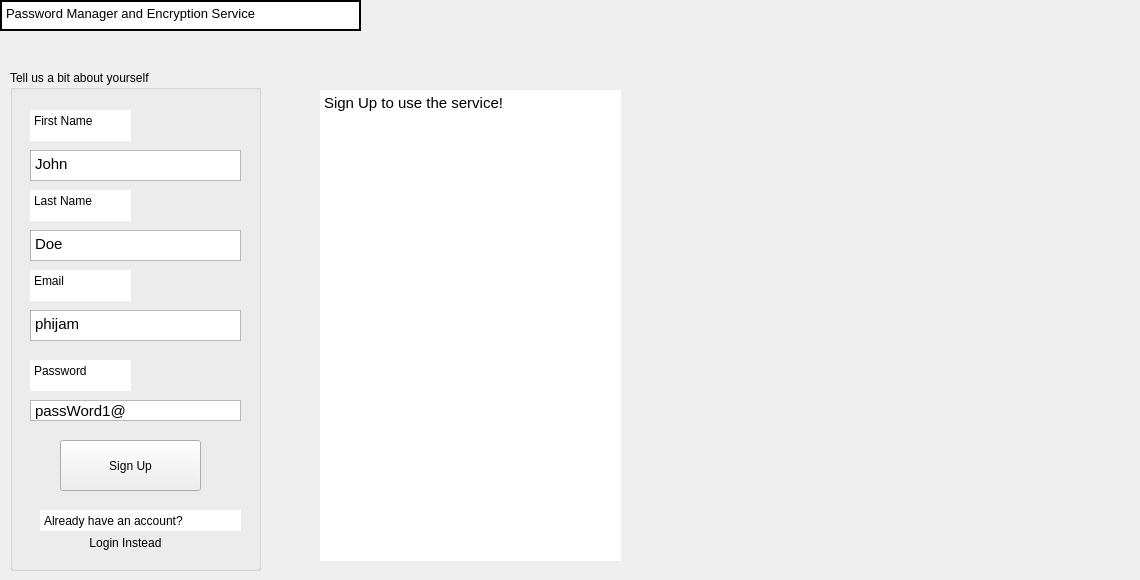
    <widget class="QWidget" name="SignUpPage">
     <widget class="QGroupBox" name="SignUpBox">
      <property name="geometry">
       <rect>
        <x>10</x>
        <y>70</y>
        <width>251</width>
        <height>501</height>
       </rect>
      </property>
      <property name="title">
       <string>Tell us a bit about yourself </string>
      </property>
      <widget class="QTextEdit" name="FirstNameEntry">
       <property name="geometry">
        <rect>
         <x>20</x>
         <y>80</y>
         <width>211</width>
         <height>31</height>
        </rect>
       </property>
       <property name="verticalScrollBarPolicy">
        <enum>Qt::ScrollBarAlwaysOff</enum>
       </property>
       <property name="horizontalScrollBarPolicy">
        <enum>Qt::ScrollBarAlwaysOff</enum>
       </property>
       <property name="html">
        <string>&lt;!DOCTYPE HTML PUBLIC &quot;-//W3C//DTD HTML 4.0//EN&quot; &quot;http://www.w3.org/TR/REC-html40/strict.dtd&quot;&gt;
&lt;html&gt;&lt;head&gt;&lt;meta name=&quot;qrichtext&quot; content=&quot;1&quot; /&gt;&lt;meta charset=&quot;utf-8&quot; /&gt;&lt;style type=&quot;text/css&quot;&gt;
p, li { white-space: pre-wrap; }
hr { height: 1px; border-width: 0; }
li.unchecked::marker { content: &quot;\2610&quot;; }
li.checked::marker { content: &quot;\2612&quot;; }
&lt;/style&gt;&lt;/head&gt;&lt;body style=&quot; font-family:'Noto Sans'; font-size:10pt; font-weight:400; font-style:normal;&quot;&gt;
&lt;p style=&quot; margin-top:0px; margin-bottom:0px; margin-left:0px; margin-right:0px; -qt-block-indent:0; text-indent:0px;&quot;&gt;&lt;span style=&quot; font-family:'Ubuntu'; font-size:11pt;&quot;&gt;John&lt;/span&gt;&lt;/p&gt;&lt;/body&gt;&lt;/html&gt;</string>
       </property>
      </widget>
      <widget class="QPlainTextEdit" name="LastNameDes">
       <property name="geometry">
        <rect>
         <x>20</x>
         <y>120</y>
         <width>101</width>
         <height>31</height>
        </rect>
       </property>
       <property name="frameShape">
        <enum>QFrame::NoFrame</enum>
       </property>
       <property name="readOnly">
        <bool>true</bool>
       </property>
       <property name="plainText">
        <string>Last Name</string>
       </property>
      </widget>
      <widget class="QTextEdit" name="LastNameEntry">
       <property name="geometry">
        <rect>
         <x>20</x>
         <y>160</y>
         <width>211</width>
         <height>31</height>
        </rect>
       </property>
       <property name="verticalScrollBarPolicy">
        <enum>Qt::ScrollBarAlwaysOff</enum>
       </property>
       <property name="horizontalScrollBarPolicy">
        <enum>Qt::ScrollBarAlwaysOff</enum>
       </property>
       <property name="html">
        <string>&lt;!DOCTYPE HTML PUBLIC &quot;-//W3C//DTD HTML 4.0//EN&quot; &quot;http://www.w3.org/TR/REC-html40/strict.dtd&quot;&gt;
&lt;html&gt;&lt;head&gt;&lt;meta name=&quot;qrichtext&quot; content=&quot;1&quot; /&gt;&lt;meta charset=&quot;utf-8&quot; /&gt;&lt;style type=&quot;text/css&quot;&gt;
p, li { white-space: pre-wrap; }
hr { height: 1px; border-width: 0; }
li.unchecked::marker { content: &quot;\2610&quot;; }
li.checked::marker { content: &quot;\2612&quot;; }
&lt;/style&gt;&lt;/head&gt;&lt;body style=&quot; font-family:'Noto Sans'; font-size:10pt; font-weight:400; font-style:normal;&quot;&gt;
&lt;p style=&quot; margin-top:0px; margin-bottom:0px; margin-left:0px; margin-right:0px; -qt-block-indent:0; text-indent:0px;&quot;&gt;&lt;span style=&quot; font-family:'Ubuntu'; font-size:11pt;&quot;&gt;Doe&lt;/span&gt;&lt;/p&gt;&lt;/body&gt;&lt;/html&gt;</string>
       </property>
      </widget>
      <widget class="QPlainTextEdit" name="AccountExistDescp">
       <property name="geometry">
        <rect>
         <x>30</x>
         <y>440</y>
         <width>201</width>
         <height>21</height>
        </rect>
       </property>
       <property name="frameShape">
        <enum>QFrame::NoFrame</enum>
       </property>
       <property name="verticalScrollBarPolicy">
        <enum>Qt::ScrollBarAlwaysOff</enum>
       </property>
       <property name="horizontalScrollBarPolicy">
        <enum>Qt::ScrollBarAlwaysOff</enum>
       </property>
       <property name="plainText">
        <string>Already have an account?</string>
       </property>
      </widget>
      <widget class="QPushButton" name="SignUpBTN">
       <property name="geometry">
        <rect>
         <x>50</x>
         <y>370</y>
         <width>141</width>
         <height>51</height>
        </rect>
       </property>
       <property name="text">
        <string>Sign Up</string>
       </property>
      </widget>
      <widget class="QPlainTextEdit" name="EmailDes">
       <property name="geometry">
        <rect>
         <x>20</x>
         <y>200</y>
         <width>101</width>
         <height>31</height>
        </rect>
       </property>
       <property name="frameShape">
        <enum>QFrame::NoFrame</enum>
       </property>
       <property name="readOnly">
        <bool>true</bool>
       </property>
       <property name="plainText">
        <string>Email</string>
       </property>
      </widget>
      <widget class="QTextEdit" name="EmailEntry">
       <property name="geometry">
        <rect>
         <x>20</x>
         <y>240</y>
         <width>211</width>
         <height>31</height>
        </rect>
       </property>
       <property name="verticalScrollBarPolicy">
        <enum>Qt::ScrollBarAlwaysOff</enum>
       </property>
       <property name="horizontalScrollBarPolicy">
        <enum>Qt::ScrollBarAlwaysOff</enum>
       </property>
       <property name="html">
        <string>&lt;!DOCTYPE HTML PUBLIC &quot;-//W3C//DTD HTML 4.0//EN&quot; &quot;http://www.w3.org/TR/REC-html40/strict.dtd&quot;&gt;
&lt;html&gt;&lt;head&gt;&lt;meta name=&quot;qrichtext&quot; content=&quot;1&quot; /&gt;&lt;meta charset=&quot;utf-8&quot; /&gt;&lt;style type=&quot;text/css&quot;&gt;
p, li { white-space: pre-wrap; }
hr { height: 1px; border-width: 0; }
li.unchecked::marker { content: &quot;\2610&quot;; }
li.checked::marker { content: &quot;\2612&quot;; }
&lt;/style&gt;&lt;/head&gt;&lt;body style=&quot; font-family:'Noto Sans'; font-size:10pt; font-weight:400; font-style:normal;&quot;&gt;
&lt;p style=&quot; margin-top:0px; margin-bottom:0px; margin-left:0px; margin-right:0px; -qt-block-indent:0; text-indent:0px;&quot;&gt;&lt;span style=&quot; font-family:'Ubuntu'; font-size:11pt;&quot;&gt;phijam&lt;/span&gt;&lt;/p&gt;&lt;/body&gt;&lt;/html&gt;</string>
       </property>
      </widget>
      <widget class="QTextEdit" name="PasswordEntry">
       <property name="geometry">
        <rect>
         <x>20</x>
         <y>330</y>
         <width>211</width>
         <height>21</height>
        </rect>
       </property>
       <property name="verticalScrollBarPolicy">
        <enum>Qt::ScrollBarAlwaysOff</enum>
       </property>
       <property name="horizontalScrollBarPolicy">
        <enum>Qt::ScrollBarAlwaysOff</enum>
       </property>
       <property name="html">
        <string>&lt;!DOCTYPE HTML PUBLIC &quot;-//W3C//DTD HTML 4.0//EN&quot; &quot;http://www.w3.org/TR/REC-html40/strict.dtd&quot;&gt;
&lt;html&gt;&lt;head&gt;&lt;meta name=&quot;qrichtext&quot; content=&quot;1&quot; /&gt;&lt;meta charset=&quot;utf-8&quot; /&gt;&lt;style type=&quot;text/css&quot;&gt;
p, li { white-space: pre-wrap; }
hr { height: 1px; border-width: 0; }
li.unchecked::marker { content: &quot;\2610&quot;; }
li.checked::marker { content: &quot;\2612&quot;; }
&lt;/style&gt;&lt;/head&gt;&lt;body style=&quot; font-family:'Noto Sans'; font-size:10pt; font-weight:400; font-style:normal;&quot;&gt;
&lt;p style=&quot; margin-top:0px; margin-bottom:0px; margin-left:0px; margin-right:0px; -qt-block-indent:0; text-indent:0px;&quot;&gt;&lt;span style=&quot; font-family:'Ubuntu'; font-size:11pt;&quot;&gt;passWord1@&lt;/span&gt;&lt;/p&gt;&lt;/body&gt;&lt;/html&gt;</string>
       </property>
      </widget>
      <widget class="QPlainTextEdit" name="PasswordDes">
       <property name="geometry">
        <rect>
         <x>20</x>
         <y>290</y>
         <width>101</width>
         <height>31</height>
        </rect>
       </property>
       <property name="frameShape">
        <enum>QFrame::NoFrame</enum>
       </property>
       <property name="readOnly">
        <bool>true</bool>
       </property>
       <property name="plainText">
        <string>Password</string>
       </property>
      </widget>
      <widget class="QPlainTextEdit" name="FirstNameDes">
       <property name="geometry">
        <rect>
         <x>20</x>
         <y>40</y>
         <width>101</width>
         <height>31</height>
        </rect>
       </property>
       <property name="frameShape">
        <enum>QFrame::NoFrame</enum>
       </property>
       <property name="readOnly">
        <bool>true</bool>
       </property>
       <property name="plainText">
        <string>First Name</string>
       </property>
      </widget>
      <widget class="QPushButton" name="LoginRedirect">
       <property name="geometry">
        <rect>
         <x>60</x>
         <y>460</y>
         <width>111</width>
         <height>25</height>
        </rect>
       </property>
       <property name="text">
        <string>Login Instead</string>
       </property>
       <property name="flat">
        <bool>true</bool>
       </property>
      </widget>
     </widget>
     <widget class="QTextEdit" name="ErrorSignupTXT">
      <property name="geometry">
       <rect>
        <x>320</x>
        <y>90</y>
        <width>301</width>
        <height>471</height>
       </rect>
      </property>
      <property name="frameShape">
       <enum>QFrame::NoFrame</enum>
      </property>
      <property name="html">
       <string>&lt;!DOCTYPE HTML PUBLIC &quot;-//W3C//DTD HTML 4.0//EN&quot; &quot;http://www.w3.org/TR/REC-html40/strict.dtd&quot;&gt;
&lt;html&gt;&lt;head&gt;&lt;meta name=&quot;qrichtext&quot; content=&quot;1&quot; /&gt;&lt;meta charset=&quot;utf-8&quot; /&gt;&lt;style type=&quot;text/css&quot;&gt;
p, li { white-space: pre-wrap; }
hr { height: 1px; border-width: 0; }
li.unchecked::marker { content: &quot;\2610&quot;; }
li.checked::marker { content: &quot;\2612&quot;; }
&lt;/style&gt;&lt;/head&gt;&lt;body style=&quot; font-family:'Noto Sans'; font-size:10pt; font-weight:400; font-style:normal;&quot;&gt;
&lt;p style=&quot; margin-top:0px; margin-bottom:0px; margin-left:0px; margin-right:0px; -qt-block-indent:0; text-indent:0px;&quot;&gt;&lt;span style=&quot; font-family:'Ubuntu'; font-size:11pt;&quot;&gt;Sign Up to use the service!&lt;/span&gt;&lt;/p&gt;&lt;/body&gt;&lt;/html&gt;</string>
      </property>
     </widget>
     <widget class="QPlainTextEdit" name="LogoBannerTXT_11">
      <property name="geometry">
       <rect>
        <x>0</x>
        <y>0</y>
        <width>361</width>
        <height>31</height>
       </rect>
      </property>
      <property name="font">
       <font>
        <pointsize>10</pointsize>
        <bold>false</bold>
       </font>
      </property>
      <property name="frameShape">
       <enum>QFrame::WinPanel</enum>
      </property>
      <property name="frameShadow">
       <enum>QFrame::Plain</enum>
      </property>
      <property name="verticalScrollBarPolicy">
       <enum>Qt::ScrollBarAlwaysOff</enum>
      </property>
      <property name="horizontalScrollBarPolicy">
       <enum>Qt::ScrollBarAlwaysOff</enum>
      </property>
      <property name="readOnly">
       <bool>true</bool>
      </property>
      <property name="plainText">
       <string>Password Manager and Encryption Service</string>
      </property>
     </widget>
     <widget class="QLabel" name="LockIMGSignUp">
      <property name="geometry">
       <rect>
        <x>670</x>
        <y>90</y>
        <width>461</width>
        <height>471</height>
       </rect>
      </property>
      <property name="autoFillBackground">
       <bool>true</bool>
      </property>
      <property name="text">
       <string/>
      </property>
      <property name="pixmap">
       <pixmap>MainPageImg.png</pixmap>
      </property>
      <property name="scaledContents">
       <bool>true</bool>
      </property>
     </widget>
    </widget>
